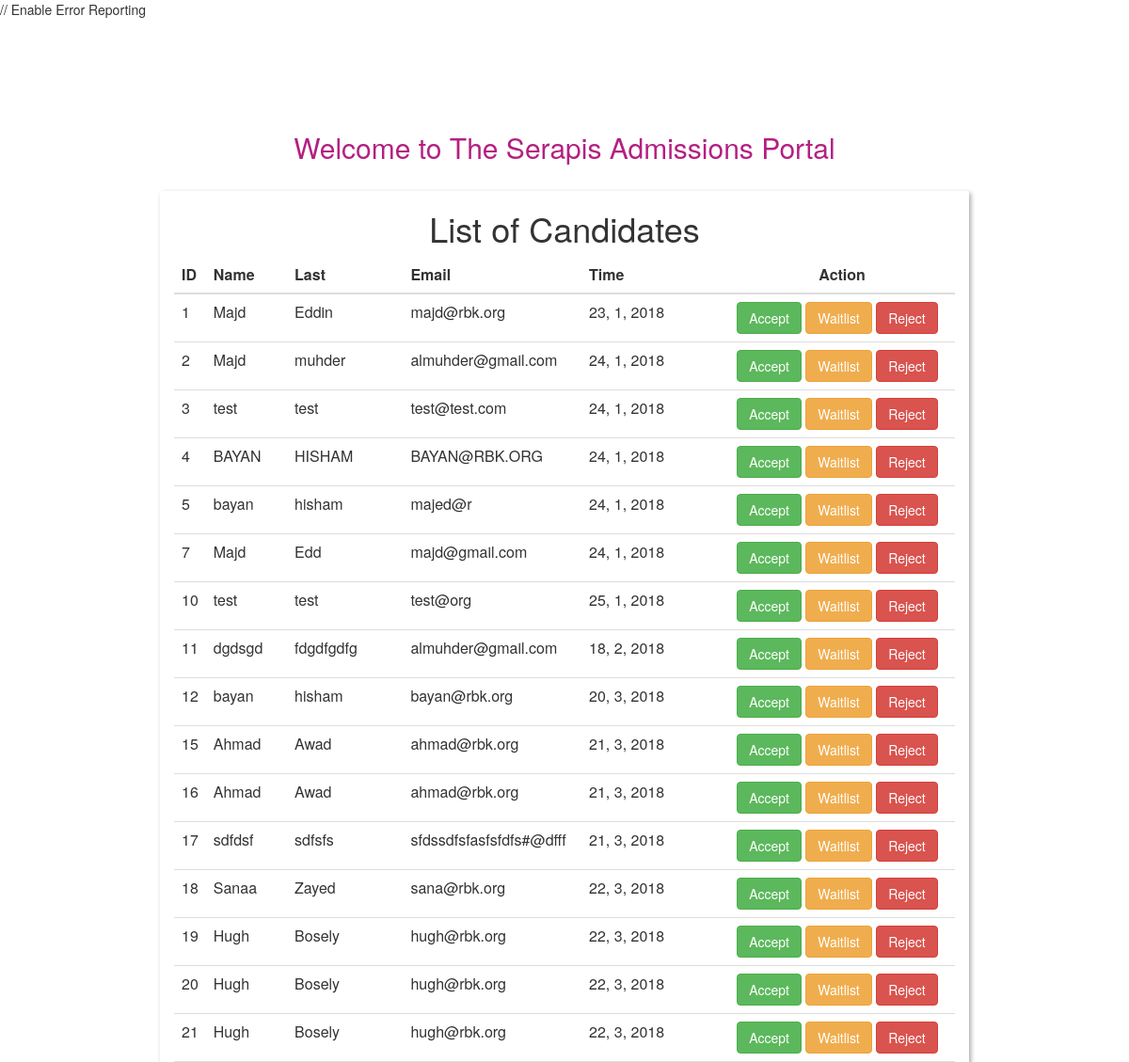
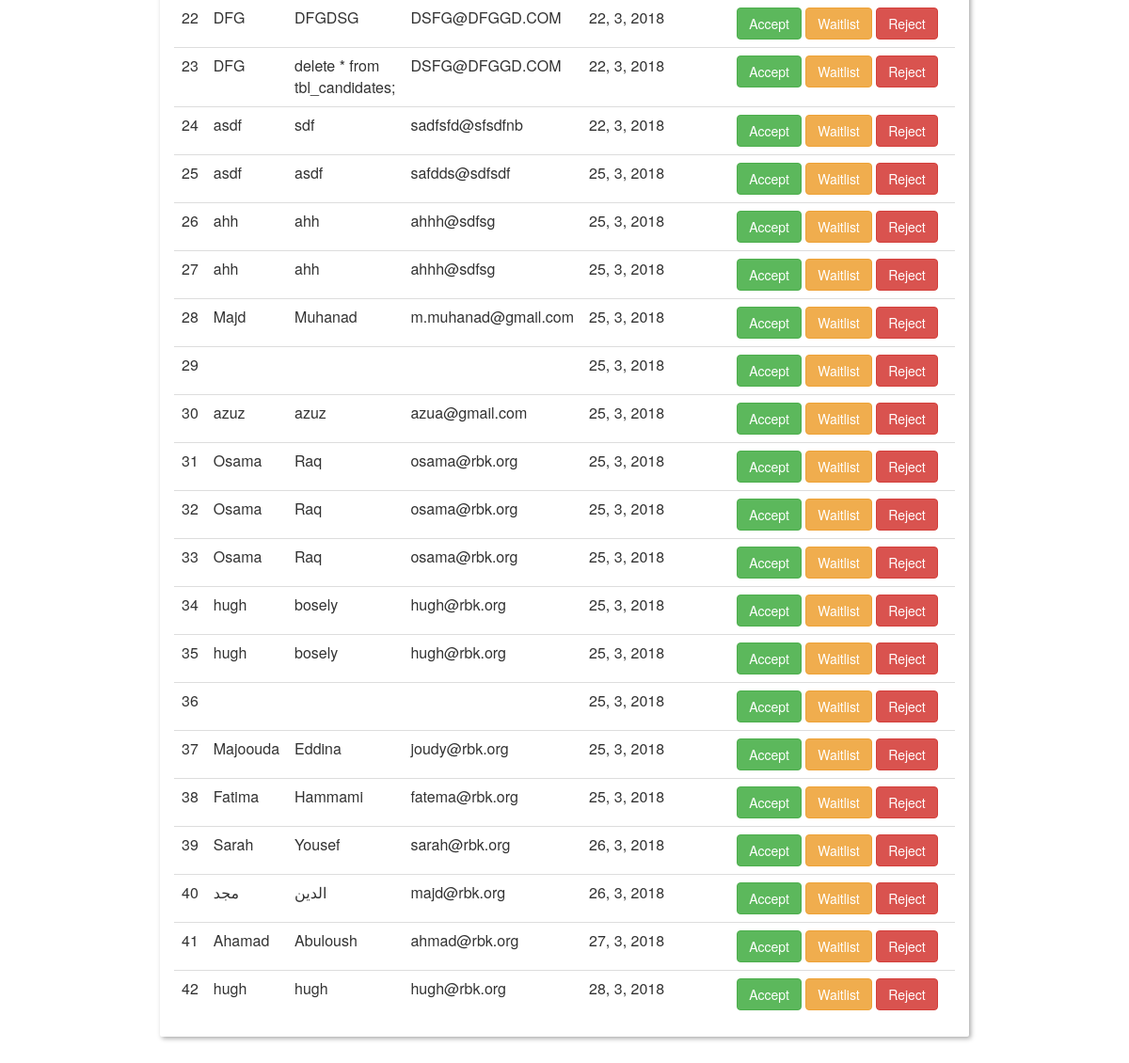
/apply/public/admin/test-index.php, run on the app's committed database (2 pictures, top to bottom).
### tables this page shows
CREATE TABLE `tbl_candidates` (
  `id` int(5) NOT NULL,
  `first_name` varchar(100) NOT NULL,
  `last_name` varchar(100) NOT NULL,
  `email` varchar(255) NOT NULL,
  `time` timestamp NOT NULL DEFAULT CURRENT_TIMESTAMP ON UPDATE CURRENT_TIMESTAMP
);

### apply/private/classes/Candidate.php (called while the page is built, shortened)
<?php
class Candidate{
  function getAll($conn){
    $sql = "SELECT * FROM tbl_candidates";
    $result =  mysqli_query($conn, $sql);
    return $result;
  }
}
?>

### apply/public/admin/test-index.php (the view, shortened to what this page needs)
<?php include(SHARED_PATH. '/header.php');?>
        <h1 class="text-center"> List of Candidates</h1>
        <?php
        $db = new Database();
        $conn = $db->db_connect();
        $candidate = new Candidate();
        $result = $candidate->getAll($conn);
        ?>
  <table class="table table-hover">
    <thead>
      <tr>
        <th>ID</th>
        <th>Name</th>
        <th>Last</th>
        <th>Email</th>
        <th style="width:40%;">Time</th>
        <th style="width:100%; text-align:center;">Action</th>
      </tr>
    </thead>
    <tbody>
        <?php
        if(mysqli_num_rows($result) > 0){
            while ($row = mysqli_fetch_assoc($result)){
                $date = date("j, n, Y", strtotime($row["time"]));
                $id     = $row["id"];
                $name   = $row["first_name"];
                $last   = $row["last_name"];
                $email  = $row["email"];
                echo '<tr>
                        <td>'.$id.'</td>
                        <td>'.$name.'</td>
                        <td>'.$last.'</td>
                        <td>'.$email.'</td>
                        <td>'.$date.'</td>
                        <td>
                            <Button class="btn btn-success" >Accept</button>
                            <Button class="btn btn-warning" >Waitlist</button>
                            <div class="modal fade" id="confirm-delete" tabindex="-1" role="dialog" aria-labelledby="myModalLabel" aria-hidden="true">
                            <div class="modal-dialog">
                                <div class="modal-content">
                                      <div class="modal-header">
                                          <button type="button" class="close" data-dismiss="modal" aria-hidden="true">&times;</button>
                                          <h4 class="modal-title" id="myModalLabel">Confirm Reject</h4>
                                      </div>
                                      <div class="modal-body">
                                          <p>You are about to reject this candidate, this procedure is irreversible.</p>
                                          <p><b>ID: </b> '.$id.' <br><b>First Name</b> '. $name.'  <br><b>Last Name: </b> '.$last.' <br><b>Email:</b> '.$email.'</p>
                                          <p>Do you want to proceed?</p>
                                          <p class="debug-url"></p>
                                      </div>
                                      <div class="modal-footer">
                                          <button type="button" class="btn btn-success" data-dismiss="modal">Cancel</button>
                                          <a class="btn btn-warning btn-ok">Soft</a>
                                          <a class="btn btn-danger btn-ok">Hard</a>
                                      </div>
                                    </div>
                                </div>
                            </div>
                            <button class="btn btn-danger" data-href="/delete.php?id='.$id.'" data-toggle="modal" data-target="#confirm-delete">Reject</button>
                        </td>
                    </tr>';
            }
        }
        ?>
    </tbody>
  </table>

### data on the page
tbl_candidates: id "1", first_name "Majd", last_name "Eddin", email "majd@rbk.org", time "23, 1, 2018"
tbl_candidates: id "2", first_name "Majd", last_name "muhder", email "almuhder@gmail.com", time "24, 1, 2018"
tbl_candidates: id "3", first_name "test", last_name "test", email "test@test.com", time "24, 1, 2018"
tbl_candidates: id "4", first_name "BAYAN", last_name "HISHAM", email "BAYAN@RBK.ORG", time "24, 1, 2018"
tbl_candidates: id "5", first_name "bayan", last_name "hisham", email "majed@r", time "24, 1, 2018"
tbl_candidates: id "7", first_name "Majd", last_name "Edd", email "majd@gmail.com", time "24, 1, 2018"
tbl_candidates: id "10", first_name "test", last_name "test", email "test@org", time "25, 1, 2018"
tbl_candidates: id "11", first_name "dgdsgd", last_name "fdgdfgdfg", email "almuhder@gmail.com", time "18, 2, 2018"
tbl_candidates: id "12", first_name "bayan", last_name "hisham", email "bayan@rbk.org", time "20, 3, 2018"
tbl_candidates: id "15", first_name "Ahmad", last_name "Awad", email "ahmad@rbk.org", time "21, 3, 2018"
tbl_candidates: id "16", first_name "Ahmad", last_name "Awad", email "ahmad@rbk.org", time "21, 3, 2018"
tbl_candidates: id "17", first_name "sdfdsf", last_name "sdfsfs", email "sfdssdfsfasfsfdfs#@dfff", time "21, 3, 2018"
tbl_candidates: id "18", first_name "Sanaa", last_name "Zayed", email "sana@rbk.org", time "22, 3, 2018"
tbl_candidates: id "19", first_name "Hugh", last_name "Bosely", email "hugh@rbk.org", time "22, 3, 2018"
tbl_candidates: id "20", first_name "Hugh", last_name "Bosely", email "hugh@rbk.org", time "22, 3, 2018"
tbl_candidates: id "21", first_name "Hugh", last_name "Bosely", email "hugh@rbk.org", time "22, 3, 2018"
tbl_candidates: id "22", first_name "DFG", last_name "DFGDSG", email "DSFG@DFGGD.COM", time "22, 3, 2018"
tbl_candidates: id "23", first_name "DFG", last_name "delete * from tbl_candidates;", email "DSFG@DFGGD.COM", time "22, 3, 2018"
tbl_candidates: id "24", first_name "asdf", last_name "sdf", email "sadfsfd@sfsdfnb", time "22, 3, 2018"
tbl_candidates: id "25", first_name "asdf", last_name "asdf", email "safdds@sdfsdf", time "25, 3, 2018"
tbl_candidates: id "26", first_name "ahh", last_name "ahh", email "ahhh@sdfsg", time "25, 3, 2018"
tbl_candidates: id "27", first_name "ahh", last_name "ahh", email "ahhh@sdfsg", time "25, 3, 2018"
tbl_candidates: id "28", first_name "Majd", last_name "Muhanad", email "m.muhanad@gmail.com", time "25, 3, 2018"
tbl_candidates: id "29", time "25, 3, 2018"
tbl_candidates: id "30", first_name "azuz", last_name "azuz", email "azua@gmail.com", time "25, 3, 2018"
tbl_candidates: id "31", first_name "Osama", last_name "Raq", email "osama@rbk.org", time "25, 3, 2018"
tbl_candidates: id "32", first_name "Osama", last_name "Raq", email "osama@rbk.org", time "25, 3, 2018"
tbl_candidates: id "33", first_name "Osama", last_name "Raq", email "osama@rbk.org", time "25, 3, 2018"
tbl_candidates: id "34", first_name "hugh", last_name "bosely", email "hugh@rbk.org", time "25, 3, 2018"
tbl_candidates: id "35", first_name "hugh", last_name "bosely", email "hugh@rbk.org", time "25, 3, 2018"
tbl_candidates: id "36", time "25, 3, 2018"
tbl_candidates: id "37", first_name "Majoouda", last_name "Eddina", email "joudy@rbk.org", time "25, 3, 2018"
tbl_candidates: id "38", first_name "Fatima", last_name "Hammami", email "fatema@rbk.org", time "25, 3, 2018"
tbl_candidates: id "39", first_name "Sarah", last_name "Yousef", email "sarah@rbk.org", time "26, 3, 2018"
tbl_candidates: id "40", first_name "مجد", last_name "الدين", email "majd@rbk.org", time "26, 3, 2018"
tbl_candidates: id "41", first_name "Ahamad", last_name "Abuloush", email "ahmad@rbk.org", time "27, 3, 2018"
tbl_candidates: id "42", first_name "hugh", last_name "hugh", email "hugh@rbk.org", time "28, 3, 2018"
